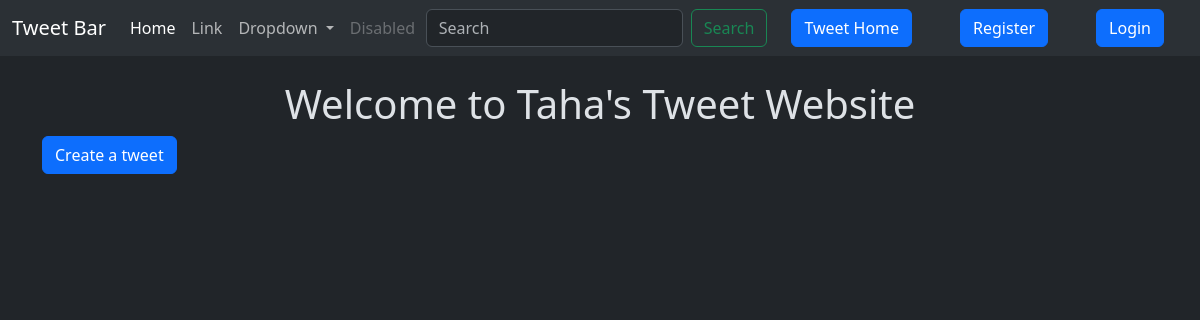
The page /tweet/ on the database as committed earlier.
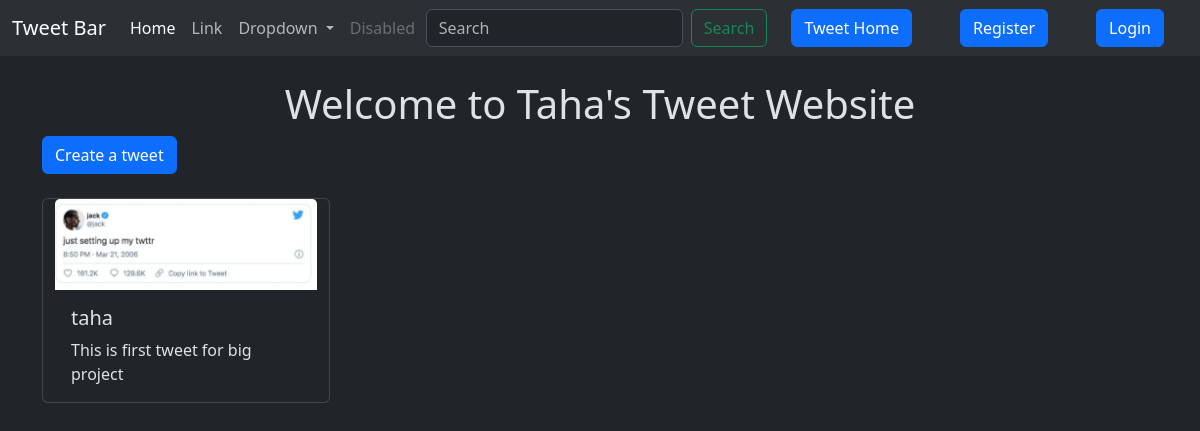
The same page on the database as committed later.
### tweet/models.py (models this page shows, shortened)
class Tweet(models.Model):
    user=models.ForeignKey(User,on_delete=models.CASCADE)
    text= models.TextField(max_length=230)
    photo=models.ImageField(upload_to='media/',blank=True,null=True)
    created_at=models.DateTimeField(auto_now_add=True)
    updated_at=models.DateTimeField(auto_now=True)

### tweet/views.py (the view)
# urls.py: path('',views.tweet_list,name="tweet_list"),
def tweet_list(request):
    tweets=Tweet.objects.all().order_by('-created_at')
    return render(request,'tweet_list.html',{'tweets':tweets})

### tweet/templates/tweet_list.html (shortened to what this page needs)
{% extends "layout.html" %}
{% block content %}
<h1 class="text-center mt-4">Welcome to Taha's Tweet Website</h1>
<a class="btn btn-primary mb-4" href="{% url "tweet_create" %}">Create a tweet</a>
<div class="container row gap-3">
    {% for tweet in tweets %}
        <div class="card" style="width: 18rem;">
            <img src="{{tweet.photo.url}}" class="card-img-top" alt="...">
            <div class="card-body">
            <h5 class="card-title">{{tweet.user.username}}</h5>
            <p class="card-text">{{tweet.text}}</p>
            </div>
        </div>
    {% endfor %}
</div>
{% endblock %}

Rows that differ between the two databases and show on the page:
added Tweet: photo (picture), user.username "taha", text "This is first tweet for big project"
